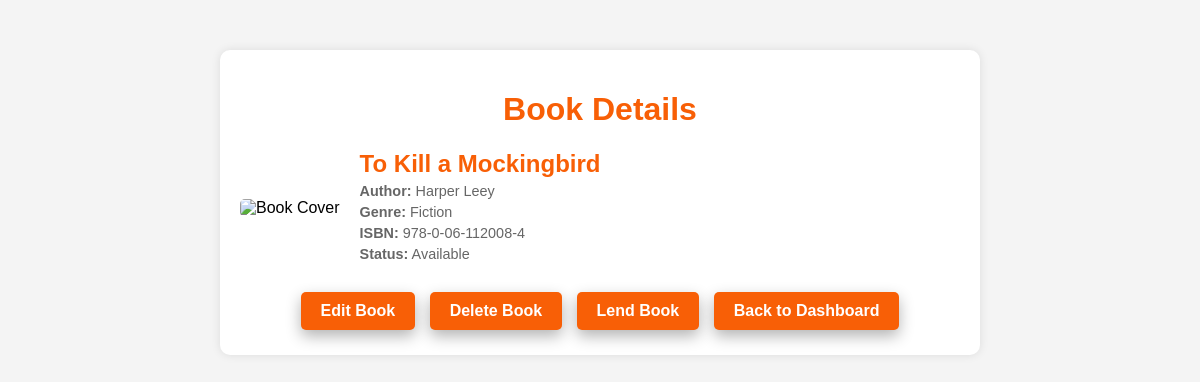
Screenshot of /book_dashboard.php?isbn=978-0-06-112008-4 with the database file from the repository.
### tables this page shows
CREATE TABLE `books` (
  `id` int(11) NOT NULL,
  `title` varchar(255) NOT NULL,
  `author` varchar(255) NOT NULL,
  `isbn` varchar(20) NOT NULL,
  `genre` varchar(100) DEFAULT NULL,
  `cover_image` varchar(255) DEFAULT NULL,
  `created_at` timestamp NOT NULL DEFAULT current_timestamp()
);

### book_dashboard.php (the view, shortened to what this page needs)
<?php
include 'db.php';
if (isset($_GET['isbn'])) {
    $isbn = $_GET['isbn'];
    $sql = "SELECT * FROM books WHERE isbn = ?";
    $stmt = $conn->prepare($sql);
    $stmt->bind_param("s", $isbn);
    $stmt->execute();
    $result = $stmt->get_result();
    $book = $result->fetch_assoc();
} else {
    echo "No book selected.";
    exit;
}
?>
<!DOCTYPE html>
<html lang="en">
<head>
</head>
<body>
<div class="container">
  <h1>Book Details</h1>
  <div class="book-info">
    <?php
      $coverImage = !empty($book['cover_image']) ? $book['cover_image'] : 'default_cover.jpg';
      if (!str_starts_with($coverImage, 'uploads/')) {
          $coverImage = "uploads/" . $coverImage;
      }
    ?>
    <img src="<?php echo htmlspecialchars($coverImage); ?>" alt="Book Cover" class="book-cover">
    <div class="book-details">
      <h2><?php echo htmlspecialchars($book['title']); ?></h2>
      <p><strong>Author:</strong> <?php echo htmlspecialchars($book['author']); ?></p>
      <p><strong>Genre:</strong> <?php echo htmlspecialchars($book['genre']); ?></p>
      <p><strong>ISBN:</strong> <?php echo htmlspecialchars($book['isbn']); ?></p>
      <p><strong>Status:</strong> <?php echo !empty($book) ? 'Available' : 'Not Available'; ?></p>
    </div>
  </div>
  <div class="actions">
    <a href="edit_book.php?isbn=<?php echo urlencode($book['isbn']); ?>">Edit Book</a>
    <a href="delete_book.php?isbn=<?php echo urlencode($book['isbn']); ?>" onclick="return confirm('Are you sure?')">Delete Book</a>
    <a href="lend_book.php?isbn=<?php echo urlencode($book['isbn']); ?>">Lend Book</a>
    <a href="books.php">Back to Dashboard</a>
  </div>
</div>
</body>
</html>

### book_dashboard.php (style rules this page uses)
body { font-family: Arial, sans-serif; background-color: #f4f4f4; margin: 0; padding: 0; text-align: center; }
.container { width: 60%; margin: 50px auto; background: white; padding: 20px; border-radius: 10px; box-shadow: 0 0 10px rgba(0,0,0,0.1); text-align: left; }
h1 { text-align: center; color: rgb(248, 95, 6); }
.book-info { display: flex; align-items: center; gap: 20px; margin-top: 20px; }
.book-cover { max-width: 150px; border-radius: 5px; }
.book-details h2 { margin: 0; color: rgb(248, 95, 6); }
.book-details p { margin: 5px 0; font-size: 0.9em; color: #666; }
.actions { margin-top: 20px; text-align: center; }
.actions a { display: inline-block; padding: 10px 20px; margin: 5px; color: white; background-color: rgb(248, 95, 6); border-radius: 5px; text-decoration: none; font-weight: bold; box-shadow: 0 6px 15px rgba(0, 0, 0, 0.3); transition: all 0.3s ease; }

### rows the page displays
books: title "To Kill a Mockingbird", author "Harper Leey", genre "Fiction", isbn "978-0-06-112008-4"
